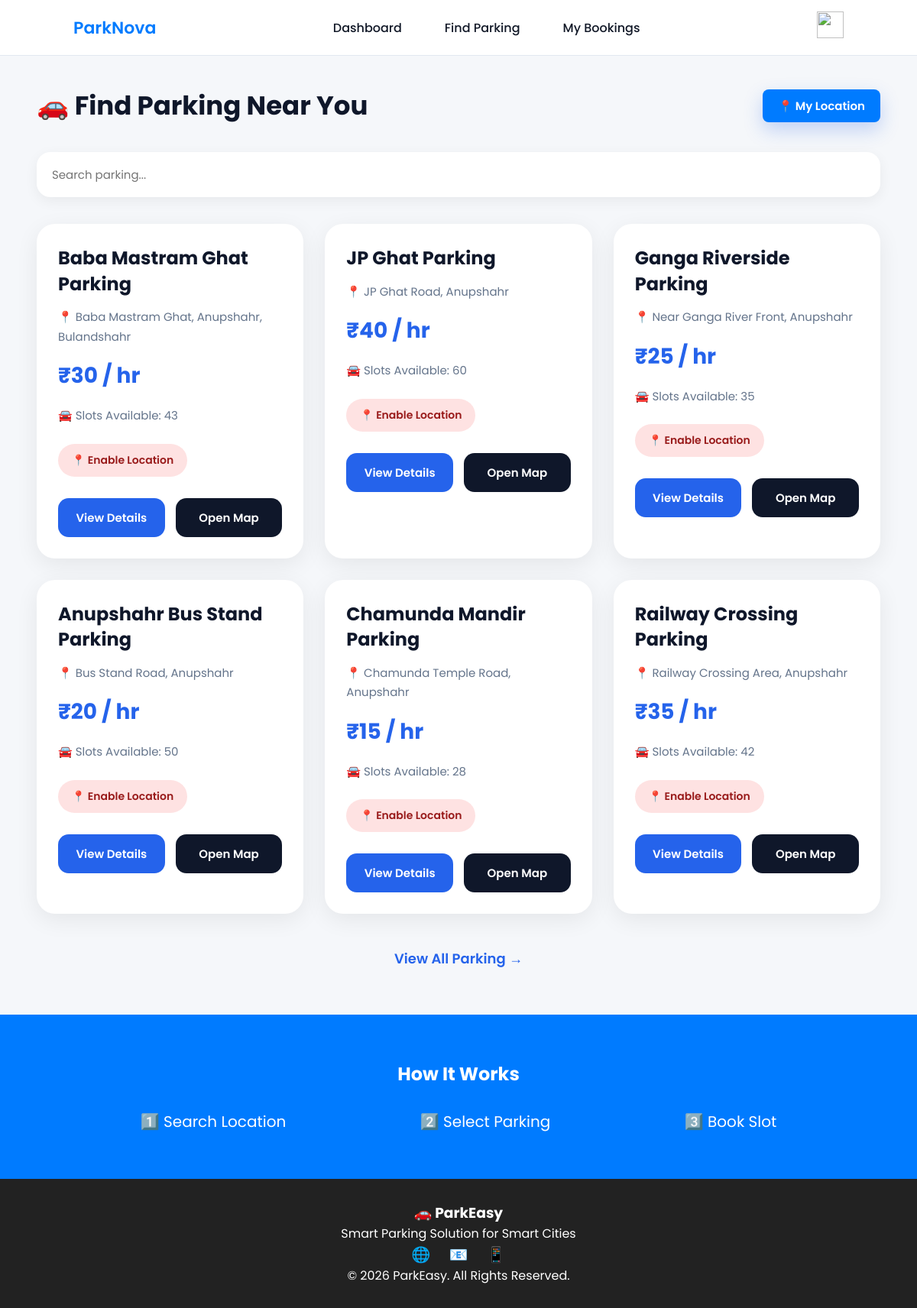
Page /find-parking/ (signed in) on the committed database.
### myapp/models.py (models this page shows, shortened)
class Parking(models.Model):
    name = models.CharField(max_length=100)
    address = models.CharField(max_length=200)
    price = models.IntegerField()
    available_slots = models.IntegerField(default=0)
    latitude = models.FloatField()
    longitude = models.FloatField()

### myapp/views.py (the view, shortened to what this page needs)
# urls.py: path('find-parking/', views.find_parking_page,name='find_parking'),
@login_required(login_url='login')
def find_parking_page(request):
    user_lat = request.GET.get("lat")
    user_lng = request.GET.get("lng")
    parkings = Parking.objects.all()
    data = []
    for p in parkings:
        distance = None
        data.append({
            "id": p.id,
            "name": p.name,
            "address": p.address,
            "price": p.price,
            "available_slots": p.available_slots,
            "latitude": p.latitude,
            "longitude": p.longitude,
            "distance":
            round(distance, 2)
            if distance is not None
            else None
        })
    data.sort(
        key=lambda x:
        x["distance"]
        if x["distance"] is not None
        else 999999
    )
    return render(
        request,
        "find_parking.html",
        {
            "parkings": data
        }
    )

### myapp/templates/find_parking.html (shortened to what this page needs)
{% load static %}
<!DOCTYPE html>
<html lang="en">
<head>
    <link rel="stylesheet"
          href="{% static 'css/find_parking-style.css' %}">
</head>
<body>
{% include 'nav2.html' %}
<div class="container">
    <div class="topbar">
        <h2>
            🚗 Find Parking Near You
        </h2>
        <button class="btn"
                onclick="getLocation()">
            📍 My Location
        </button>
    </div>
    <div class="search-box">
        <input type="text"
               id="searchInput"
               placeholder="Search parking..."
               onkeyup="filterCards()">
    </div>
    <div class="grid">
        {% for p in parkings|slice:":6" %}
        <div class="card">
            <h3 class="name">
                {{ p.name }}
            </h3>
            <p class="meta">
                📍 {{ p.address }}
            </p>
            <p class="price">
                ₹{{ p.price }} / hr
            </p>
            <p class="meta">
                🚘 Slots Available:
                {{ p.available_slots }}
            </p>
            {% if p.distance %}
                <p class="distance">
                    📍 {{ p.distance }} KM Away
                </p>
            {% else %}
                <p class="distance2">
                    📍 Enable Location
                </p>
            {% endif %}
            <div class="btns">
                <a href="{% url 'parking_detail' p.id %}"
                   class="view-btn">
                    View Details
                </a>
                <a href="https://www.google.com/maps?q={{p.latitude}},{{p.longitude}}"
                   target="_blank"
                   class="map-btn">
                    Open Map
                </a>
            </div>
        </div>
        {% endfor %}
    </div>
    <div class="view-all">
        <a href="{% url 'all_parking' %}">
            View All Parking →
        </a>
    </div>
</div>
{% include 'footer.html' %}
</body>
</html>

### myapp/static/css/find_parking-style.css (style rules this page uses)
* { margin:0; padding:0; box-sizing:border-box; font-family:'Poppins',sans-serif; }
body { background:#f1f5f9; overflow-x:hidden; }
.container { width:92%; max-width:1350px; margin:auto; padding:40px 0 60px; }
.topbar { display:flex; justify-content:space-between; align-items:center; gap:20px; margin-bottom:35px; flex-wrap:wrap; }
.topbar h2 { font-size:34px; font-weight:700; color:#0f172a; }
.btn { background:linear-gradient( 135deg, #2563eb, #1d4ed8 ); color:white; border:none; padding:15px 28px; border-radius:16px; cursor:pointer; font-size:15px; font-weight:600; transition:0.3s ease; box-shadow: 0 10px 25px rgba(37,99,235,0.25); }
.search-box { margin-bottom:35px; }
.search-box input { width:100%; padding:18px 20px; border:none; border-radius:18px; background:white; box-shadow: 0 5px 18px rgba(0,0,0,0.06); outline:none; font-size:15px; transition:0.3s; }
.grid { display:grid; grid-template-columns: repeat(auto-fit,minmax(320px,1fr)); gap:28px; }
.card { background:white; border-radius:24px; padding:28px; position:relative; overflow:hidden; transition:0.35s ease; box-shadow: 0 8px 30px rgba(0,0,0,0.07); }
.name { font-size:24px; font-weight:700; color:#0f172a; margin-bottom:14px; line-height:1.4; }
.meta { color:#64748b; font-size:15px; margin-bottom:12px; line-height:1.7; }
.price { font-size:28px; font-weight:700; color:#2563eb; margin:18px 0; }
.distance2 { display:inline-block; padding:11px 18px; border-radius:40px; background:#fee2e2; color:#991b1b; font-size:14px; font-weight:600; margin-top:12px; }
.btns { display:flex; gap:14px; margin-top:28px; flex-wrap:wrap; }
.view-btn, .map-btn { flex:1; min-width:130px; text-align:center; text-decoration:none; padding:14px; border-radius:14px; font-size:15px; font-weight:600; transition:0.3s ease; }
.view-btn { background:#2563eb; color:white; }
.map-btn { background:#0f172a; color:white; }
.view-all { margin-top:45px; text-align:center; }
.view-all a { text-decoration:none; color:#2563eb; font-size:18px; font-weight:600; transition:0.3s; }

### myapp/static/css/nav2-style.css (style rules this page uses)
* { margin: 0; padding: 0; box-sizing: border-box; font-family: 'Poppins', sans-serif; }

### myapp/static/css/navbar-style.css (style rules this page uses)
:root { --primary: #007bff; --primary-dark: #0056b3; --bg: #f8fafc; --card: #ffffff; --text: #1e293b; --muted: #64748b; --border: #e2e8f0; }
* { margin: 0; padding: 0; box-sizing: border-box; font-family: 'Poppins', sans-serif; }
body { background: #f5f7fa; }
.btn { background: var(--primary); color: white; border: none; padding: 10px 20px; border-radius: 8px; cursor: pointer; transition: 0.25s; }

### rows in the picture
Parking: name "Baba Mastram Ghat Parking", address "Baba Mastram Ghat, Anupshahr, Bulandshahr"
Parking: name "JP Ghat Parking", address "JP Ghat Road, Anupshahr"
Parking: name "Ganga Riverside Parking", address "Near Ganga River Front, Anupshahr"
Parking: name "Anupshahr Bus Stand Parking", address "Bus Stand Road, Anupshahr"
Parking: name "Chamunda Mandir Parking", address "Chamunda Temple Road, Anupshahr"
Parking: name "Railway Crossing Parking", address "Railway Crossing Area, Anupshahr"

### other values in the picture
{{ p.price }} "30" "40" "25" "20" "15" "35"
{{ p.available_slots }} "43" "60" "35" "50" "28" "42"
